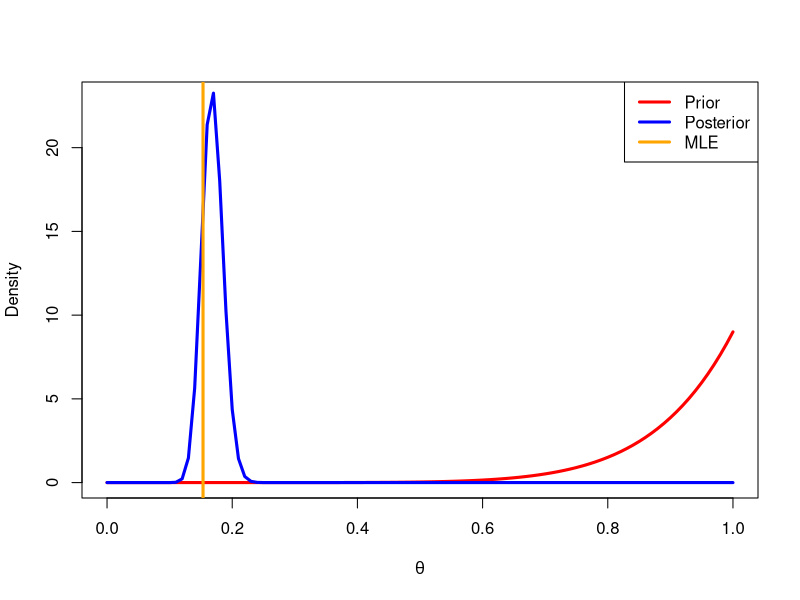
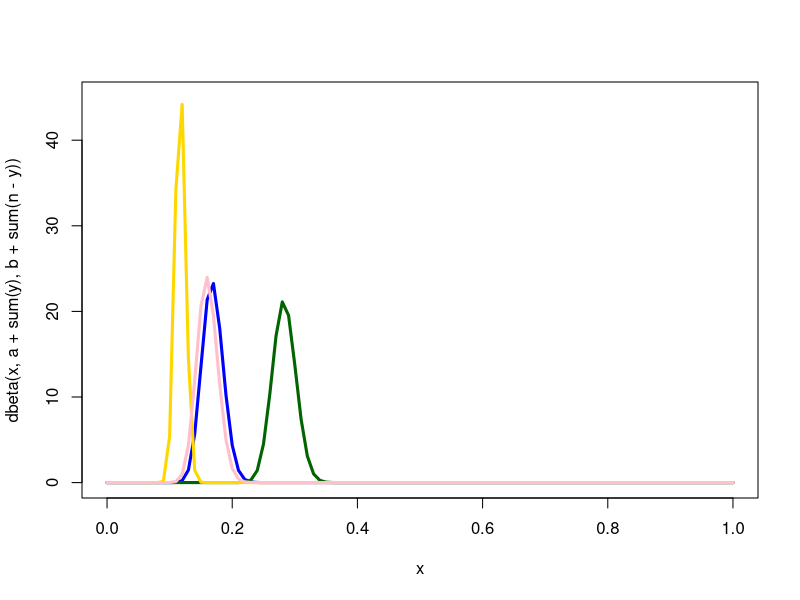

Generate these figures, in order, with R:
# 1
dat1 <- read.table("binomial2.dat",header=F)
colnames(dat1) <- c("date","num.bats","num.homeruns")

n <- dat1[,2]
y <- dat1[,3]

a <- 9
b <- 1

# Prior:
curve(dbeta(x,a,b),0,1,col="red",lwd=3,ylim=c(0,23),ylab="Density",xlab=expression(theta))

# Posterior:
curve(dbeta(x,a+sum(y),b+sum(n-y)),col="blue",lwd=3,add=T)

legend("topright",legend=c("Prior","Posterior","MLE"),col=c("red","blue","orange"),lwd=3)

abline(v=sum(y)/sum(n),col="orange",lwd=3)


curve(dbeta(x,a+sum(y),b+sum(n-y)),col="blue",lwd=3,add=F,ylim=c(0,45)) # Original
curve(dbeta(x,90+sum(y),10+sum(n-y)),col="darkgreen",lwd=3,add=T)
curve(dbeta(x,100+sum(y),900+sum(n-y)),col="gold",lwd=3,add=T)
curve(dbeta(x,5+sum(y),5+sum(n-y)),col="pink",lwd=3,add=T)


